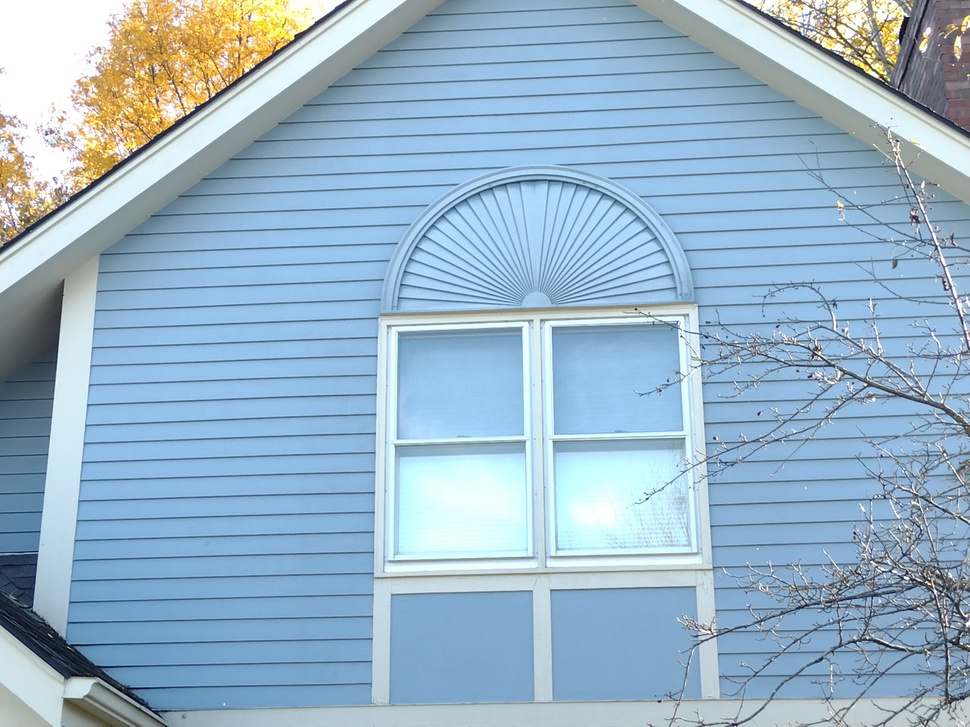
%> input picture year4/CSCI431/HW_08_Alex_Iacob_DIR/IMG_HW08_20221025_House_Side.jpg, 970 x 727 px, shrunk from 4000 x 3000 before the run
$ octave --eval "HW08_Iacob_Alex_MAIN;"   (GNU Octave 9; MATLAB toolbox functions it lacks are replaced by stand-ins)
%> lines starting %> are read from the running program, lines starting %| are printed output that depends on the picture
function HW08_Iacob_Alex_MAIN()
    HW08_Iacob_Alex_Part_A();
    pause();
end

function HW08_Iacob_Alex_Part_A()
    % read in the file and take in every other pixel to make the functions
    % run faster
    im_in = imread('IMG_HW08_20221025_House_Side.jpg');
%> im_in is the input picture: size 727x970x3 uint8; mean R, G, B 152, 180.5, 201.1
    im = im_in( 2:2:end, 2:2:end, : );
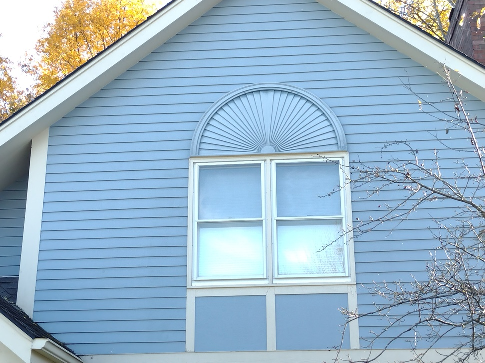
%> im: size 363x485x3 uint8; mean R, G, B 151.9, 180.5, 201.1

    % turning the
    im_white_ish = rgb2gray(im);
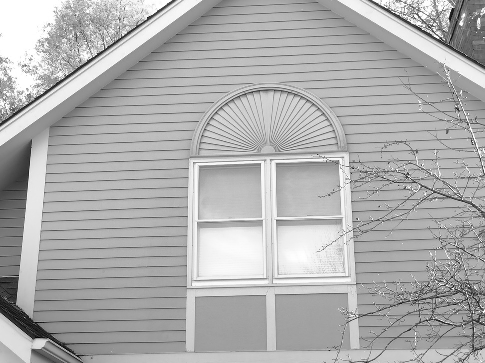
%> im_white_ish: size 363x485 uint8; min 1, max 255, mean 174.3

    im_gray = imfilter( im_white_ish, fspecial('Gauss', 9, 1.0), 'same', 'repl' );
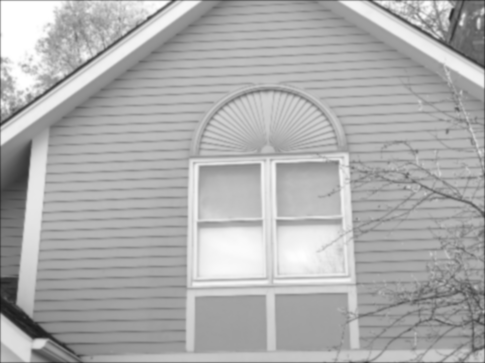
%> im_gray: size 363x485 uint8; min 22, max 255, mean 173.7

    % making the
    fltr_dIdy       = [ -1  -2  -3  -2  -1 ;
                         0   0   0   0   0 ;
                         0   0   0   0   0 ;
                         0   0   0   0   0 ;
                        +1  +2  +3  +2  +1 ] / (4*9);

    fltr_dIdx    = fltr_dIdy.';

    dIdy            = imfilter( im_gray, fltr_dIdy, 'same', 'repl' );
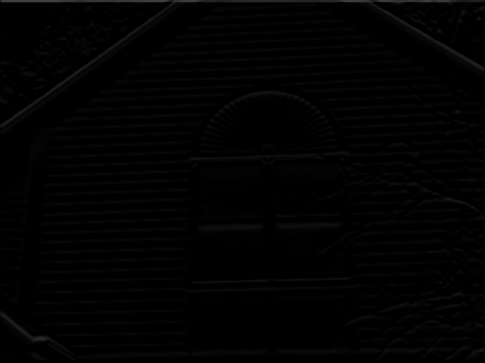
%> dIdy: size 363x485 uint8; min 0, max 64, mean 2
    dIdx            = imfilter( im_gray, fltr_dIdx, 'same', 'repl' );
    dImag           = sqrt( double(dIdy.^2)  + double(dIdx.^2) );
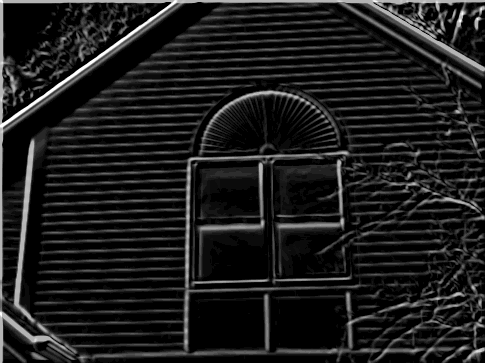
%> dImag: size 363x485 double; min 0, max 22.58, mean 2.5; drawn with min black and max white

    imagesc(dImag);
    colormap(gray);
end

function HW08_Iacob_Alex_Part_B()
end

$ run again, with year4/CSCI431/HW_08_Alex_Iacob_DIR/IMG_20221021_RED_LEAF.jpg copied over year4/CSCI431/HW_08_Alex_Iacob_DIR/IMG_HW08_20221025_House_Side.jpg
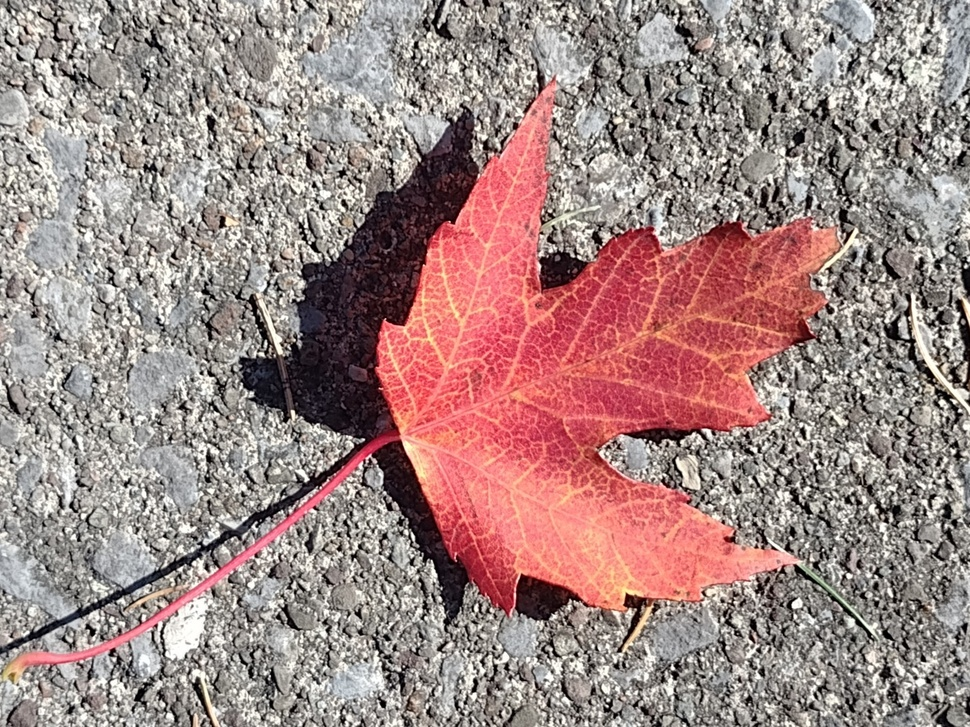
%> input picture year4/CSCI431/HW_08_Alex_Iacob_DIR/IMG_20221021_RED_LEAF.jpg, 970 x 727 px, shrunk from 1600 x 1200 before the run
%> in HW08_Iacob_Alex_Part_A, im_in is the input picture: size 727x970x3 uint8; mean R, G, B 159.2, 134.5, 131.5
%> in HW08_Iacob_Alex_Part_A, `dIdx            = imfilter( im_gray, fltr_dIdx, 'same', 'repl' );`:
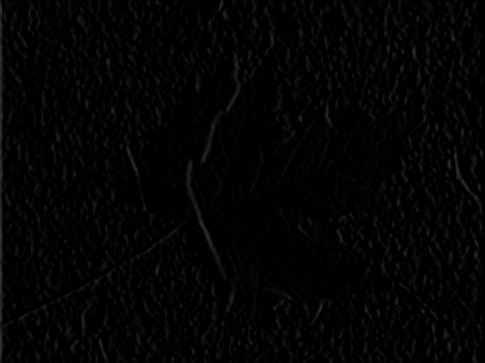
%> dIdx: size 363x485 uint8; min 0, max 53, mean 3.4
%> in HW08_Iacob_Alex_Part_A, `dImag           = sqrt( double(dIdy.^2)  + double(dIdx.^2) );`:
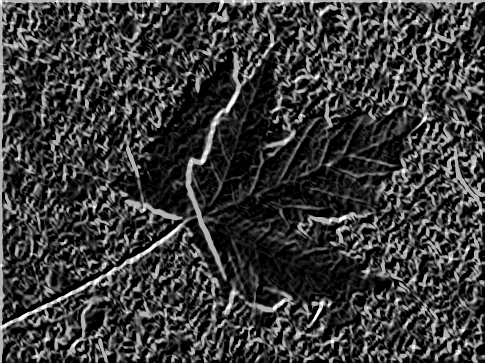
%> dImag: size 363x485 double; min 0, max 22.58, mean 5.2; drawn with min black and max white
